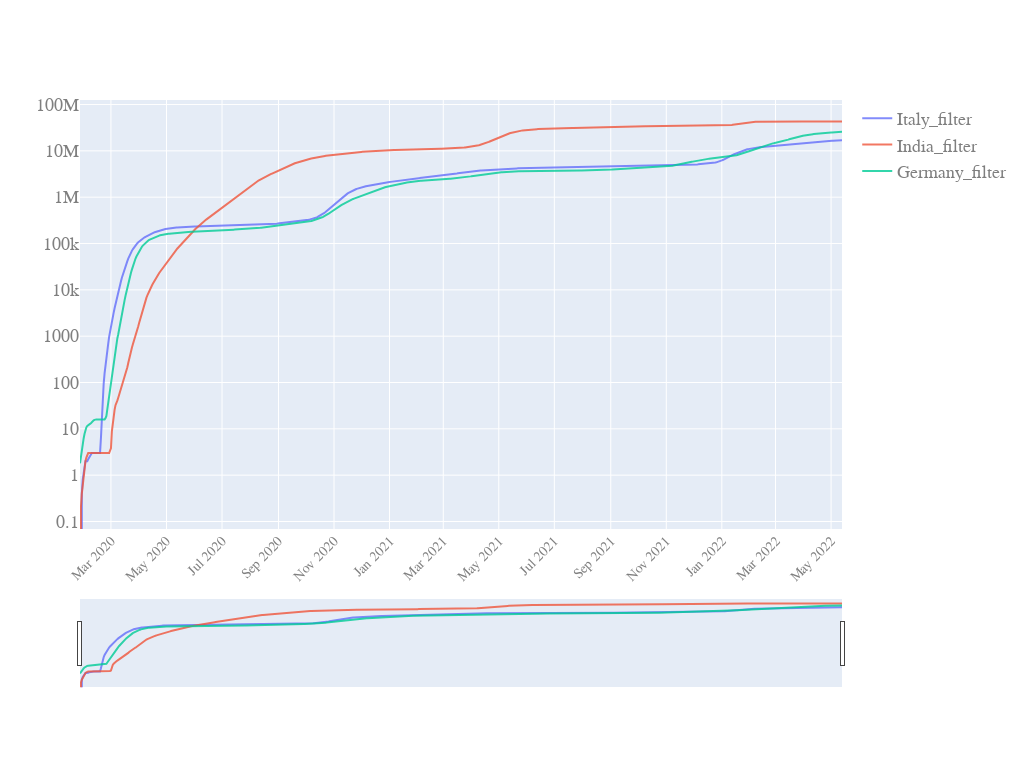

The cell this chart's notebook holds for it:
### Code cell
start_pos=5
quick_plot(df_analyse_2.date[start_pos:],
           df_analyse_2[filter_cols].iloc[start_pos:,:],
           y_scale='log',
           slider=True)

### Figure 1 — Plotly figure (JSON) as saved in the notebook; plotly's stock layout.template omitted (floating-point values rounded to 4 significant figures; data arrays with more than 128 entries replaced by an {"elided": "..."} marker saying what was removed)
{"data": [{"name": "Italy_filter", "opacity": 0.8, "type": "scatter", "x": {"elided": "838 str values"}, "y": {"elided": "838 float values"}}, {"name": "India_filter", "opacity": 0.8, "type": "scatter", "x": {"elided": "838 str values"}, "y": {"elided": "838 float values"}}, {"name": "Germany_filter", "opacity": 0.8, "type": "scatter", "x": {"elided": "838 str values"}, "y": {"elided": "838 float values"}}], "layout": {"autosize": true, "font": {"color": "#7f7f7f", "family": "PT Sans, monospace", "size": 18}, "height": 768, "width": 1024, "xaxis": {"nticks": 20, "rangeslider": {"visible": true}, "tickangle": -45, "tickfont": {"color": "#7f7f7f", "size": 14}}, "yaxis": {"type": "log"}}}
